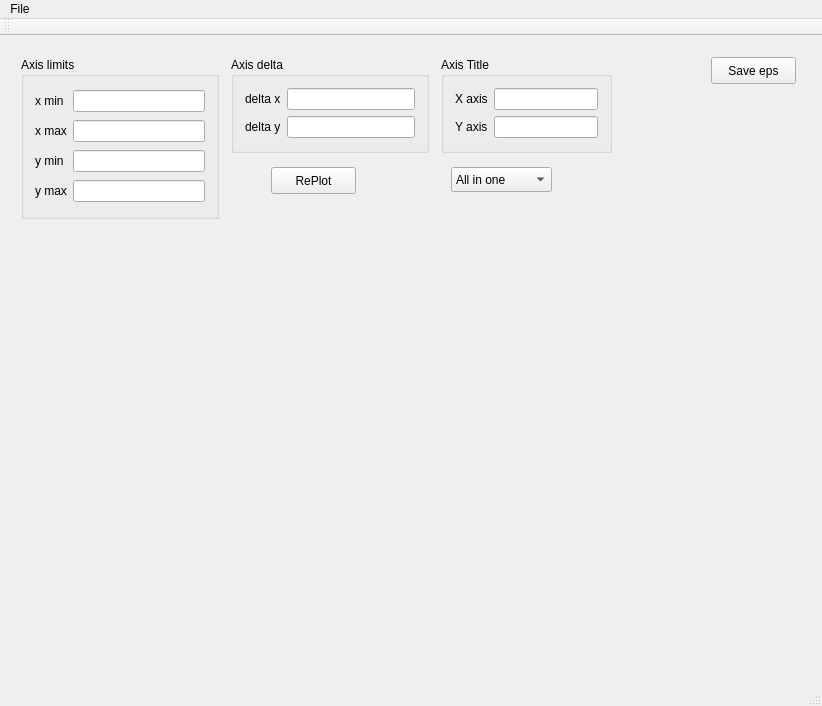
<?xml version="1.0" encoding="UTF-8"?>
<ui version="4.0">
 <class>MainWindow</class>
 <widget class="QMainWindow" name="MainWindow">
  <property name="geometry">
   <rect>
    <x>0</x>
    <y>0</y>
    <width>822</width>
    <height>706</height>
   </rect>
  </property>
  <property name="windowTitle">
   <string>MainWindow</string>
  </property>
  <widget class="QWidget" name="centralWidget">
   <layout class="QVBoxLayout" name="verticalLayout">
    <item>
     <widget class="QWidget" name="widgetControl" native="true">
      <widget class="QPushButton" name="pushButton">
       <property name="geometry">
        <rect>
         <x>700</x>
         <y>10</y>
         <width>85</width>
         <height>27</height>
        </rect>
       </property>
       <property name="text">
        <string>Save eps</string>
       </property>
      </widget>
      <widget class="QGroupBox" name="groupBox">
       <property name="geometry">
        <rect>
         <x>10</x>
         <y>10</y>
         <width>198</width>
         <height>162</height>
        </rect>
       </property>
       <property name="title">
        <string>Axis limits</string>
       </property>
       <layout class="QGridLayout" name="gridLayout">
        <item row="0" column="0">
         <widget class="QLabel" name="label">
          <property name="text">
           <string>x min</string>
          </property>
         </widget>
        </item>
        <item row="0" column="1">
         <widget class="QLineEdit" name="lineEditXmin"/>
        </item>
        <item row="1" column="0">
         <widget class="QLabel" name="label_2">
          <property name="text">
           <string>x max</string>
          </property>
         </widget>
        </item>
        <item row="1" column="1">
         <widget class="QLineEdit" name="lineEditXmax"/>
        </item>
        <item row="2" column="0">
         <widget class="QLabel" name="label_3">
          <property name="text">
           <string>y min</string>
          </property>
         </widget>
        </item>
        <item row="2" column="1">
         <widget class="QLineEdit" name="lineEditYmin"/>
        </item>
        <item row="3" column="0">
         <widget class="QLabel" name="label_4">
          <property name="text">
           <string>y max</string>
          </property>
         </widget>
        </item>
        <item row="3" column="1">
         <widget class="QLineEdit" name="lineEditYmax"/>
        </item>
       </layout>
      </widget>
      <widget class="QPushButton" name="pushButton_2">
       <property name="geometry">
        <rect>
         <x>260</x>
         <y>120</y>
         <width>85</width>
         <height>27</height>
        </rect>
       </property>
       <property name="text">
        <string>RePlot</string>
       </property>
      </widget>
      <widget class="QGroupBox" name="groupBox_2">
       <property name="geometry">
        <rect>
         <x>220</x>
         <y>10</y>
         <width>198</width>
         <height>96</height>
        </rect>
       </property>
       <property name="title">
        <string>Axis delta</string>
       </property>
       <layout class="QGridLayout" name="gridLayout_2">
        <item row="0" column="0">
         <widget class="QLabel" name="label_5">
          <property name="text">
           <string>delta x</string>
          </property>
         </widget>
        </item>
        <item row="0" column="1">
         <widget class="QLineEdit" name="lineEditXdelta"/>
        </item>
        <item row="1" column="0">
         <widget class="QLabel" name="label_6">
          <property name="text">
           <string>delta y</string>
          </property>
         </widget>
        </item>
        <item row="1" column="1">
         <widget class="QLineEdit" name="lineEditYdelta"/>
        </item>
       </layout>
      </widget>
      <widget class="QGroupBox" name="groupBox_3">
       <property name="geometry">
        <rect>
         <x>430</x>
         <y>10</y>
         <width>171</width>
         <height>96</height>
        </rect>
       </property>
       <property name="title">
        <string>Axis Title</string>
       </property>
       <layout class="QGridLayout" name="gridLayout_3">
        <item row="0" column="0">
         <widget class="QLabel" name="label_7">
          <property name="text">
           <string>X axis</string>
          </property>
         </widget>
        </item>
        <item row="0" column="1">
         <widget class="QLineEdit" name="lineEditXTitle"/>
        </item>
        <item row="1" column="0">
         <widget class="QLabel" name="label_8">
          <property name="text">
           <string>Y axis</string>
          </property>
         </widget>
        </item>
        <item row="1" column="1">
         <widget class="QLineEdit" name="lineEditYTitle"/>
        </item>
       </layout>
      </widget>
      <widget class="QComboBox" name="comboBoxPlotVeriant">
       <property name="geometry">
        <rect>
         <x>440</x>
         <y>120</y>
         <width>101</width>
         <height>25</height>
        </rect>
       </property>
       <item>
        <property name="text">
         <string>All in one</string>
        </property>
       </item>
       <item>
        <property name="text">
         <string>On greed</string>
        </property>
       </item>
      </widget>
     </widget>
    </item>
    <item>
     <widget class="QWidget" name="widgetSVG" native="true"/>
    </item>
   </layout>
  </widget>
  <widget class="QMenuBar" name="menuBar">
   <property name="geometry">
    <rect>
     <x>0</x>
     <y>0</y>
     <width>822</width>
     <height>22</height>
    </rect>
   </property>
   <widget class="QMenu" name="menuFile">
    <property name="title">
     <string>File</string>
    </property>
    <addaction name="actionOpen_dsc_2"/>
    <addaction name="actionAdd_dsc"/>
    <addaction name="actionExit_2"/>
   </widget>
   <addaction name="menuFile"/>
  </widget>
  <widget class="QToolBar" name="mainToolBar">
   <attribute name="toolBarArea">
    <enum>TopToolBarArea</enum>
   </attribute>
   <attribute name="toolBarBreak">
    <bool>false</bool>
   </attribute>
  </widget>
  <widget class="QStatusBar" name="statusBar"/>
  <action name="actionOpen_dsc">
   <property name="text">
    <string>Open dsc</string>
   </property>
  </action>
  <action name="actionExit">
   <property name="text">
    <string>Open dsc</string>
   </property>
  </action>
  <action name="actionOpen_dsc_2">
   <property name="text">
    <string>Open new dsc</string>
   </property>
  </action>
  <action name="actionAdd_dsc">
   <property name="enabled">
    <bool>false</bool>
   </property>
   <property name="text">
    <string>Add dsc</string>
   </property>
  </action>
  <action name="actionExit_2">
   <property name="text">
    <string>Exit</string>
   </property>
  </action>
 </widget>
 <layoutdefault spacing="6" margin="11"/>
 <resources/>
 <connections>
  <connection>
   <sender>actionExit_2</sender>
   <signal>triggered()</signal>
   <receiver>MainWindow</receiver>
   <slot>close()</slot>
   <hints>
    <hint type="sourcelabel">
     <x>-1</x>
     <y>-1</y>
    </hint>
    <hint type="destinationlabel">
     <x>410</x>
     <y>352</y>
    </hint>
   </hints>
  </connection>
 </connections>
</ui>
